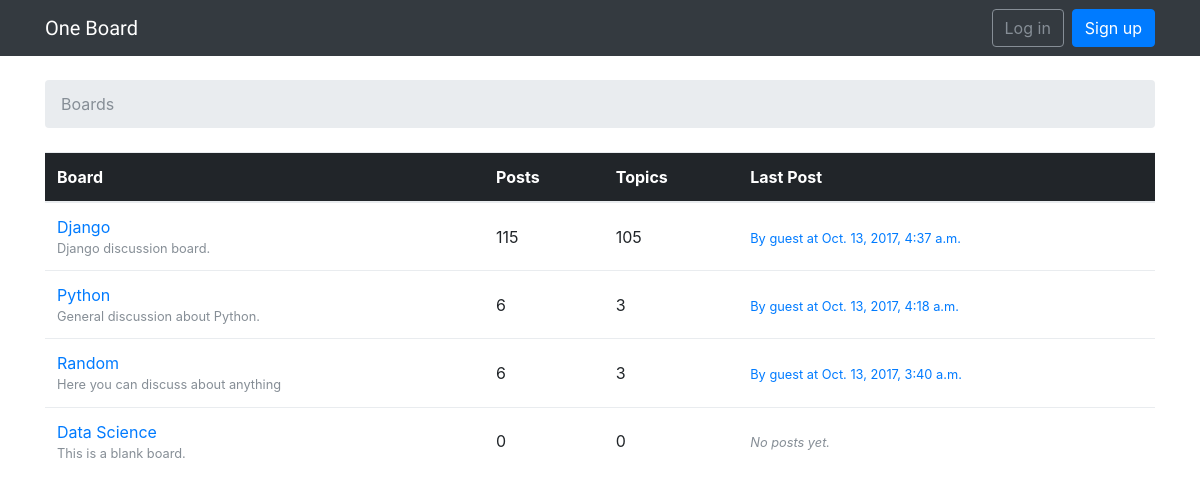
The page / on the database its author committed.
### boards/models.py (models this page shows, shortened)
class Board(models.Model):
    name = models.CharField(max_length=30, unique=True)
    description = models.CharField(max_length=100)
    def get_posts_count(self):
        return Post.objects.filter(topic__board=self).count()
    def get_last_post(self):
        return Post.objects.filter(topic__board=self).order_by('-created_at').first()

class Post(models.Model):
    message = models.TextField(max_length=4000)
    topic = models.ForeignKey(Topic, related_name='posts')
    created_at = models.DateTimeField(auto_now_add=True)
    updated_at = models.DateTimeField(null=True)
    created_by = models.ForeignKey(User, related_name='posts')
    updated_by = models.ForeignKey(User, null=True, related_name='+')

### boards/views.py (the view)
# urls.py: url(r'^$', views.BoardListView.as_view(), name='home'),
class BoardListView(ListView):
    model = Board
    context_object_name = 'boards'
    template_name = 'home.html'

### templates/home.html
{% extends 'base.html' %}
{% block breadcrumb %}
  <li class="breadcrumb-item active">Boards</li>
{% endblock %}
{% block content %}
  <table class="table">
    <thead class="thead-inverse">
      <tr>
        <th>Board</th>
        <th>Posts</th>
        <th>Topics</th>
        <th>Last Post</th>
      </tr>
    </thead>
    <tbody>
      {% for board in boards %}
        <tr>
          <td>
            <a href="{% url 'board_topics' board.pk %}">{{ board.name }}</a>
            <small class="text-muted d-block">{{ board.description }}</small>
          </td>
          <td class="align-middle">
            {{ board.get_posts_count }}
          </td>
          <td class="align-middle">
            {{ board.topics.count }}
          </td>
          <td class="align-middle">
            {% with post=board.get_last_post %}
              {% if post %}
                <small>
                  <a href="{% url 'topic_posts' board.pk post.topic.pk %}">
                    By {{ post.created_by.username }} at {{ post.created_at }}
                  </a>
                </small>
              {% else %}
                <small class="text-muted">
                  <em>No posts yet.</em>
                </small>
              {% endif %}
            {% endwith %}
          </td>
        </tr>
      {% endfor %}
    </tbody>
  </table>
{% endblock %}

### rows shown on the page
Board: name "Django", description "Django discussion board.", get_posts_count "115", topics.count "105", get_last_post.created_by.username "guest", get_last_post.created_at "Oct. 13, 2017, 4:37 a.m."
Board: name "Python", description "General discussion about Python.", get_posts_count "6", topics.count "3", get_last_post.created_by.username "guest", get_last_post.created_at "Oct. 13, 2017, 4:18 a.m."
Board: name "Random", description "Here you can discuss about anything", get_posts_count "6", topics.count "3", get_last_post.created_by.username "guest", get_last_post.created_at "Oct. 13, 2017, 3:40 a.m."
Board: name "Data Science", description "This is a blank board.", get_posts_count "0", topics.count "0", shows "No posts yet."
